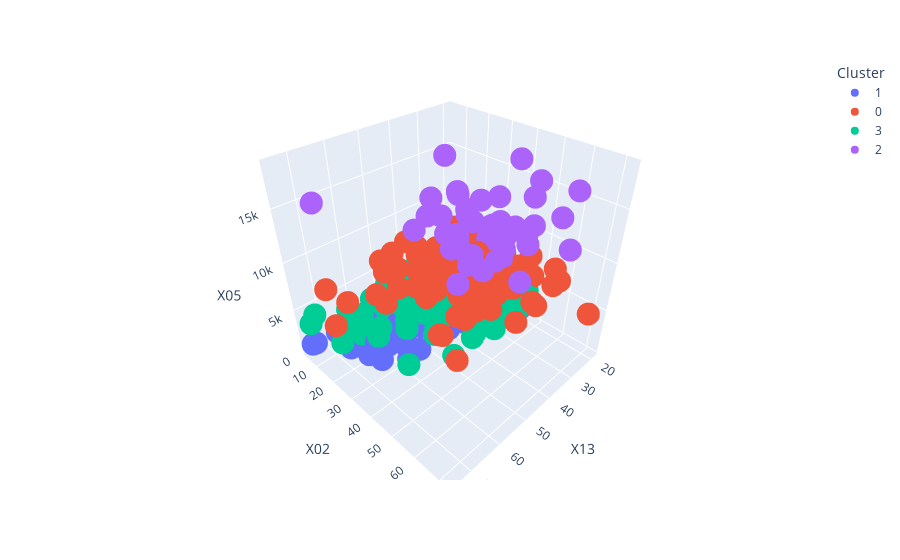

The notebook cell saved with this chart:
### Code cell
fig = px.scatter_3d(df, x='X13', y='X02', z='X05',
              color='Cluster')
fig.show()

### Figure 1 — Plotly figure (JSON) as saved in the notebook; plotly's stock layout.template omitted (floating-point values rounded to 4 significant figures; data arrays with more than 128 entries replaced by an {"elided": "..."} marker saying what was removed)
{"data": [{"hovertemplate": "Cluster=1<br>X13=%{x}<br>X02=%{y}<br>X05=%{z}<extra></extra>", "legendgroup": "1", "marker": {"color": "#636efa", "symbol": "circle"}, "mode": "markers", "name": "1", "scene": "scene", "showlegend": true, "type": "scatter3d", "x": {"elided": "544 int values"}, "y": {"elided": "544 int values"}, "z": {"elided": "544 int values"}}, {"hovertemplate": "Cluster=0<br>X13=%{x}<br>X02=%{y}<br>X05=%{z}<extra></extra>", "legendgroup": "0", "marker": {"color": "#EF553B", "symbol": "circle"}, "mode": "markers", "name": "0", "scene": "scene", "showlegend": true, "type": "scatter3d", "x": {"elided": "130 int values"}, "y": {"elided": "130 int values"}, "z": {"elided": "130 int values"}}, {"hovertemplate": "Cluster=3<br>X13=%{x}<br>X02=%{y}<br>X05=%{z}<extra></extra>", "legendgroup": "3", "marker": {"color": "#00cc96", "symbol": "circle"}, "mode": "markers", "name": "3", "scene": "scene", "showlegend": true, "type": "scatter3d", "x": {"elided": "284 int values"}, "y": {"elided": "284 int values"}, "z": {"elided": "284 int values"}}, {"hovertemplate": "Cluster=2<br>X13=%{x}<br>X02=%{y}<br>X05=%{z}<extra></extra>", "legendgroup": "2", "marker": {"color": "#ab63fa", "symbol": "circle"}, "mode": "markers", "name": "2", "scene": "scene", "showlegend": true, "type": "scatter3d", "x": [44, 25, 47, 58, 39, 21, 38, 27, 23, 36, 34, 35, 26, 44, 24, 63, 60, 57, 38, 32, 29, 30, 37, 48, 21, 37, 42, 31, 27, 23, 30, 30, 43, 29, 45, 23, 42, 32, 68, 37, 39, 26], "y": [24, 48, 36, 54, 24, 60, 30, 48, 6, 48, 30, 47, 48, 48, 48, 60, 60, 36, 18, 39, 24, 36, 36, 48, 60, 48, 60, 36, 60, 24, 39, 21, 36, 45, 36, 48, 36, 48, 6, 48, 48, 36], "z": [12579, 14421, 12612, 15945, 11938, 10144, 10623, 10961, 14555, 12169, 11998, 10722, 9960, 10127, 11590, 13756, 14782, 14318, 12976, 11760, 11328, 11054, 12389, 12204, 15653, 10222, 10366, 9857, 14027, 11560, 14179, 12680, 15857, 11816, 10875, 15672, 10477, 18424, 14896, 12749, 10297, 10974]}], "layout": {"legend": {"title": {"text": "Cluster"}, "tracegroupgap": 0}, "margin": {"t": 60}, "scene": {"domain": {"x": [0, 1], "y": [0, 1]}, "xaxis": {"title": {"text": "X13"}}, "yaxis": {"title": {"text": "X02"}}, "zaxis": {"title": {"text": "X05"}}}}}
